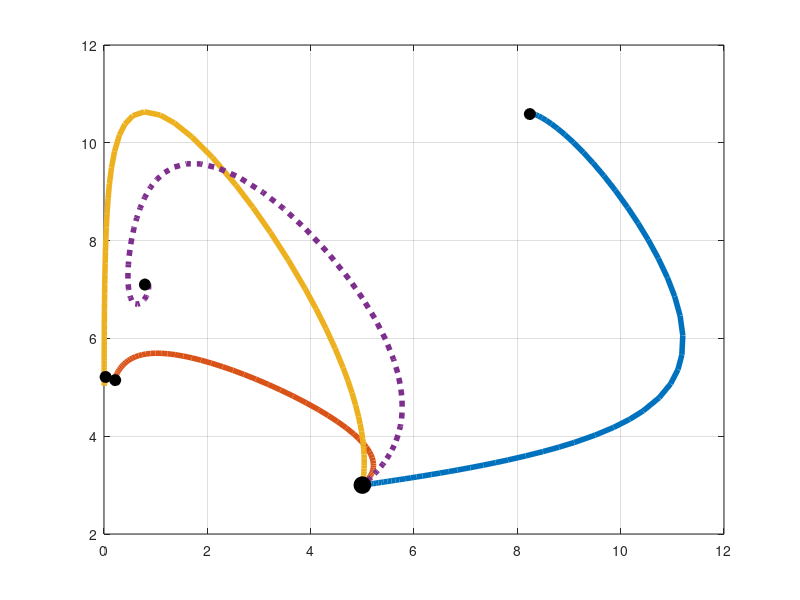

This figure's MATLAB source: (Note: this script raises an error after producing the figure.)
% Solutions to the Autonomous Model with Different 
% Interaction Parameters

clc
clear
close all

    % Parameters
% Growth Rates
r_y = .059;
r_x = 5;

% Carry capacity
K_y = 5;
K_x = 15;

% Initial populations
x_o = 5;
y_o = 3;

% Time duration starting at 1990.
t=[0 250];

% Reproduction function parameters
c = .0001;
T_opt = 12.5; % Celsius

    % Functions
% Temperature function
T = 12.5;

% Growth Rate function
R =@(T) log( .32*r_x / ( 1 + c*(T - T_opt)^4 ) );
r = R(T);

% Interaction parameters
cMat = [0.02, .008; 0.09, .008; 0.09, .082; 0.0627, .0313];
styles = ['-',"--",':','-.'];

for i = 1:4
    % Bear ODE
    dy =@(y) r_y.*y(2).*(1 - ( y(2)./K_y ) ) +...
        cMat(i,2).*y(2).*y(1);
    
    % Salmon ODE
    dx =@(t,y) r .* y(1)*( 1 - ( y(1)./K_x ) ) -...
        cMat(i,1).*y(2).*y(1);
    
    % Autonomous System of ODE function
    MODEL = @(t,y) [dx(t,y); dy(y)];

    [t,Y] = ode45(MODEL, t, [x_o, y_o]);

    % Creates vector field
    figure(2)
    plot(Y(:,1),Y(:,2),'LineWidth',4,'LineStyle',styles(i))
    hold on

end
for i = 1:4
    % Critical Points
    x_crit = (r*r_y/K_y - cMat(i,1)*r_y) /...
        (cMat(i,1)*cMat(i,2) + (r/K_x)*(r_y/K_y));
    y_crit = (r*cMat(i,2) + r/K_x*r_y) /...
        (cMat(i,1)*cMat(i,2) + (r/K_x)*(r_y/K_y));
    
    % Plots Critical Points
    plot(x_crit,y_crit,'ko','MarkerSize',8,'MarkerFaceColor','k')
    hold on
end
% Plots the Initial Populations
plot(x_o,y_o,'ko','MarkerSize',12,'MarkerFaceColor','k')
grid on
ax = gca;
ax.GridAlpha = 1;
set(gca,"FontSize",20)
grid minor
ax.MinorGridAlpha = 1;
xlim([0,14]);
ylim([2,13]);
xlabel('x (Salmon)','Interpreter', 'Latex', 'FontSize', 25)
ylabel('y (Bears)','Interpreter', 'Latex', 'FontSize', 25)
% title('Solutions For The Autonomous Model','Interpreter', ...
%     'Latex', 'FontSize', 25)
legend('$c_{xy}=0.02,\;c_{yx}=0.008$', ...
    '$c_{xy}=0.09,\;c_{yx}=0.008$', ...
    '$c_{xy}=0.09,\;c_{yx}=0.082$', ...
    '$c_{xy}=0.0627,\;c_{yx}=0.0313$',...
    'Interpreter', 'Latex', 'FontSize', 20, ...
    'Location', 'NorthEast')



